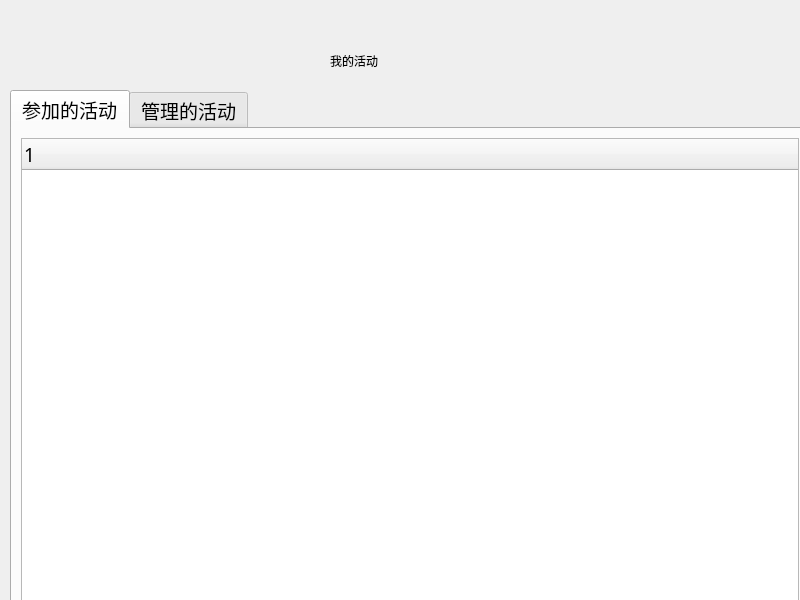
<?xml version="1.0" encoding="UTF-8"?>
<ui version="4.0">
 <class>MyActivity</class>
 <widget class="QDialog" name="MyActivity">
  <property name="geometry">
   <rect>
    <x>0</x>
    <y>0</y>
    <width>800</width>
    <height>600</height>
   </rect>
  </property>
  <property name="windowTitle">
   <string>Dialog</string>
  </property>
  <widget class="QLabel" name="label_9">
   <property name="geometry">
    <rect>
     <x>330</x>
     <y>40</y>
     <width>241</width>
     <height>41</height>
    </rect>
   </property>
   <property name="styleSheet">
    <string notr="true">
color: rgb(0, 0, 0);
font: 26pt &quot;Adobe 仿宋 Std R&quot;;</string>
   </property>
   <property name="text">
    <string>我的活动</string>
   </property>
  </widget>
  <widget class="QTabWidget" name="tab">
   <property name="geometry">
    <rect>
     <x>10</x>
     <y>90</y>
     <width>800</width>
     <height>600</height>
    </rect>
   </property>
   <property name="font">
    <font>
     <family>微软雅黑</family>
     <pointsize>14</pointsize>
    </font>
   </property>
   <property name="styleSheet">
    <string notr="true">font: 14pt &quot;微软雅黑&quot;;</string>
   </property>
   <property name="currentIndex">
    <number>0</number>
   </property>
   <property name="iconSize">
    <size>
     <width>16</width>
     <height>15</height>
    </size>
   </property>
   <widget class="QWidget" name="tab_4">
    <attribute name="title">
     <string>参加的活动</string>
    </attribute>
    <layout class="QVBoxLayout" name="verticalLayout_3">
     <item>
      <widget class="QTreeWidget" name="my_activity_tab">
       <column>
        <property name="text">
         <string notr="true">1</string>
        </property>
       </column>
      </widget>
     </item>
    </layout>
   </widget>
   <widget class="QWidget" name="tab_5">
    <attribute name="title">
     <string>管理的活动</string>
    </attribute>
    <layout class="QVBoxLayout" name="verticalLayout_4">
     <item>
      <widget class="QTreeWidget" name="manager_activity_tab">
       <column>
        <property name="text">
         <string notr="true">1</string>
        </property>
       </column>
      </widget>
     </item>
    </layout>
   </widget>
  </widget>
  <widget class="QWidget" name="widget_title" native="true">
   <property name="geometry">
    <rect>
     <x>0</x>
     <y>0</y>
     <width>800</width>
     <height>28</height>
    </rect>
   </property>
   <property name="sizePolicy">
    <sizepolicy hsizetype="Preferred" vsizetype="Fixed">
     <horstretch>0</horstretch>
     <verstretch>0</verstretch>
    </sizepolicy>
   </property>
   <property name="minimumSize">
    <size>
     <width>100</width>
     <height>28</height>
    </size>
   </property>
   <layout class="QHBoxLayout" name="horizontalLayout_5">
    <property name="spacing">
     <number>0</number>
    </property>
    <property name="leftMargin">
     <number>0</number>
    </property>
    <property name="topMargin">
     <number>0</number>
    </property>
    <property name="rightMargin">
     <number>0</number>
    </property>
    <property name="bottomMargin">
     <number>0</number>
    </property>
    <item>
     <widget class="QWidget" name="widget_menu" native="true">
      <property name="sizePolicy">
       <sizepolicy hsizetype="Minimum" vsizetype="Preferred">
        <horstretch>0</horstretch>
        <verstretch>0</verstretch>
       </sizepolicy>
      </property>
      <layout class="QHBoxLayout" name="horizontalLayout_6">
       <property name="spacing">
        <number>0</number>
       </property>
       <property name="leftMargin">
        <number>0</number>
       </property>
       <property name="topMargin">
        <number>0</number>
       </property>
       <property name="rightMargin">
        <number>0</number>
       </property>
       <property name="bottomMargin">
        <number>0</number>
       </property>
       <item>
        <widget class="QLabel" name="lab_Title">
         <property name="sizePolicy">
          <sizepolicy hsizetype="Expanding" vsizetype="Preferred">
           <horstretch>0</horstretch>
           <verstretch>0</verstretch>
          </sizepolicy>
         </property>
         <property name="styleSheet">
          <string notr="true">font: 75 14pt &quot;Aharoni&quot;;
font: 75 9pt &quot;微软雅黑&quot;;</string>
         </property>
         <property name="text">
          <string/>
         </property>
         <property name="alignment">
          <set>Qt::AlignLeading|Qt::AlignLeft|Qt::AlignVCenter</set>
         </property>
        </widget>
       </item>
       <item>
        <widget class="QPushButton" name="btnMenu_Min">
         <property name="sizePolicy">
          <sizepolicy hsizetype="Minimum" vsizetype="Expanding">
           <horstretch>0</horstretch>
           <verstretch>0</verstretch>
          </sizepolicy>
         </property>
         <property name="minimumSize">
          <size>
           <width>40</width>
           <height>0</height>
          </size>
         </property>
         <property name="cursor">
          <cursorShape>ArrowCursor</cursorShape>
         </property>
         <property name="focusPolicy">
          <enum>Qt::NoFocus</enum>
         </property>
         <property name="toolTip">
          <string>最小化</string>
         </property>
         <property name="text">
          <string/>
         </property>
         <property name="flat">
          <bool>true</bool>
         </property>
        </widget>
       </item>
       <item>
        <widget class="QPushButton" name="btnMenu_Close">
         <property name="sizePolicy">
          <sizepolicy hsizetype="Minimum" vsizetype="Expanding">
           <horstretch>0</horstretch>
           <verstretch>0</verstretch>
          </sizepolicy>
         </property>
         <property name="minimumSize">
          <size>
           <width>40</width>
           <height>0</height>
          </size>
         </property>
         <property name="cursor">
          <cursorShape>ArrowCursor</cursorShape>
         </property>
         <property name="focusPolicy">
          <enum>Qt::NoFocus</enum>
         </property>
         <property name="toolTip">
          <string>关闭</string>
         </property>
         <property name="text">
          <string/>
         </property>
         <property name="flat">
          <bool>true</bool>
         </property>
        </widget>
       </item>
      </layout>
     </widget>
    </item>
   </layout>
  </widget>
 </widget>
 <resources/>
 <connections/>
</ui>
